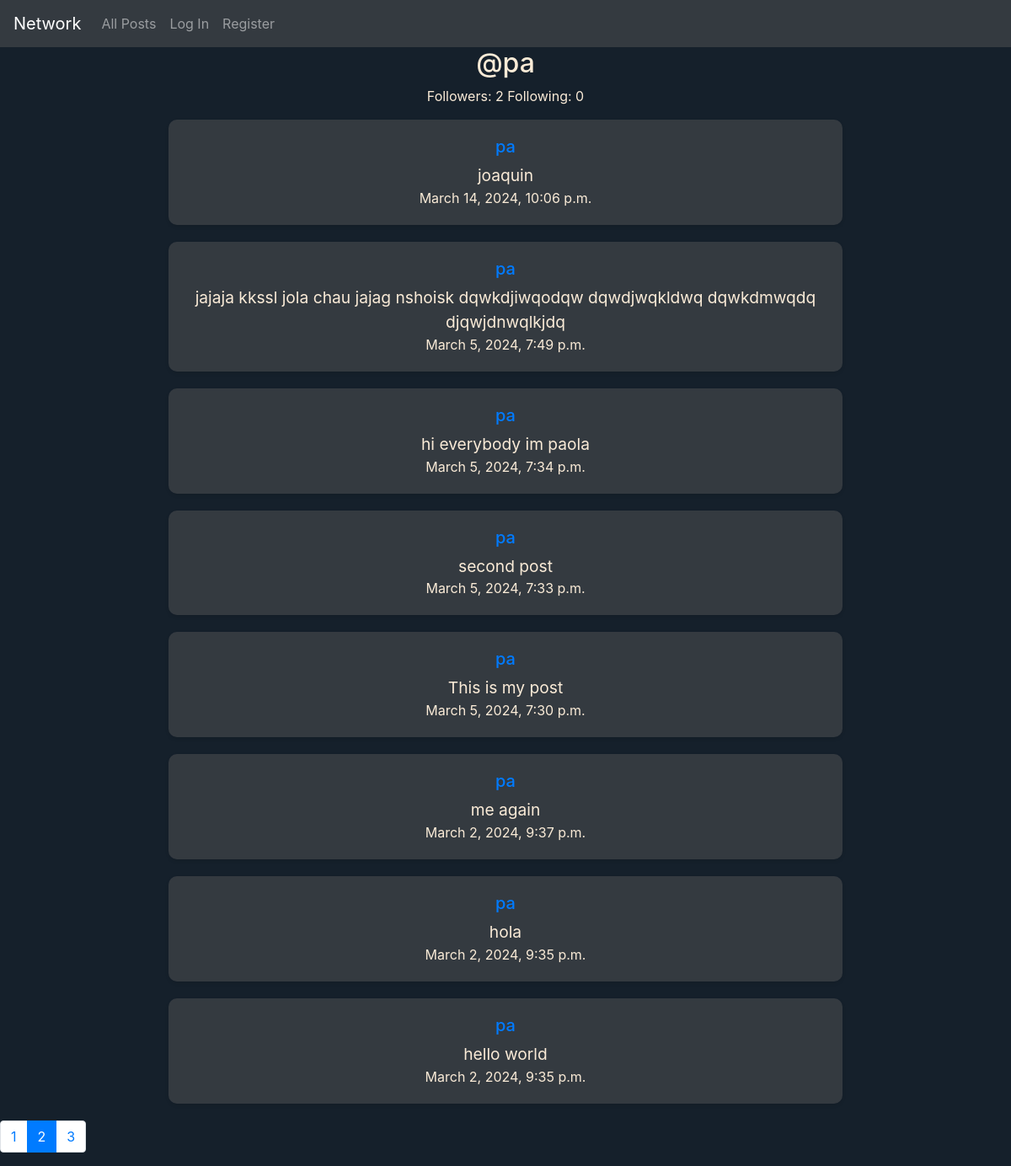
The app's page /profile/1 with its own data.
### network/models.py (models this page shows, shortened)
class User(AbstractUser):
    pass

class Post(models.Model):
    user = models.ForeignKey(User, on_delete=models.CASCADE)
    content = models.TextField(max_length=255)
    timestamp = models.DateTimeField(auto_now_add=True)

### network/views.py (the view)
# urls.py: path("profile/<int:id>", views.profile, name="profile"),
def profile(request, id):
    profileUser = User.objects.get(pk=id)
    posts = Post.objects.filter(user=profileUser).order_by('timestamp').reverse()
    paginator = Paginator(posts, 10) # Show 25 contacts per page.
    page_number = request.GET.get('page')
    page_obj = paginator.get_page(page_number)
    user = request.user
    liked_posts = set()
    if user.is_authenticated:
        liked_posts = set(Like.objects.filter(user=user).values_list('post_id', flat=True))
    if request.user.is_authenticated:
        follows = Follower.objects.filter(follower=request.user, followed_user=profileUser).exists()
    else:
        follows = None
    return render(request, "network/profile.html",{
        "profileUser": profileUser,
        "posts": posts,
        "follows": follows,
        "followers": len(profileUser.followers.all()),
        "following": len(profileUser.following.all()),
        'page_obj': page_obj,
        'liked_posts': liked_posts
    })

### network/templates/network/profile.html (shortened to what this page needs)
{% extends "network/layout.html" %}
{% block body %}
    <div class="profile">
        <h2>@{{ profileUser }}</h2>
        <p>Followers: {{followers}}  Following: {{following}}</p>
    {% for post in page_obj %}
    <div class="singlePost" data-post-id="{{ post.id }}">
        <a href="{% url 'profile' id=post.user.id %}"><h5>{{ post.user }}</h5></a>
        <div class="post-content">{{ post.content }}</div>
        {{ post.timestamp }} <br>
        </div>
    {% endfor %}
    <nav aria-label="...">
        <ul class="pagination">
            <li class="page-item"><a class="page-link" href="?page=1">1</a></li>
            <li class="page-item active" aria-current="page">
            <a class="page-link" href="?page=2">2 <span class="sr-only">(current)</span></a>
            </li>
            <li class="page-item"><a class="page-link" href="?page=3">3</a></li>
        </ul>
      </nav>
{% endblock %}

### network/static/network/styles.css (style rules this page uses)
.singlePost { text-align: center; color: antiquewhite; max-width: 800px; margin: 0 auto; padding: 20px; border-radius: 10px; box-shadow: 0 2px 4px rgba(0, 0, 0, 0.1); margin-bottom: 20px; background-color: #343a40; }
.post-content { font-size: larger; }
.profile { color: antiquewhite; }
.profile { text-align: center; }
body { background-color: #15202B; }

### records on screen
User: username "pa"
Post: user "pa", content "joaquin", timestamp "March 14, 2024, 10:06 p.m."
Post: user "pa", content "jajaja kkssl jola chau jajag nshoisk dqwkdjiwqodqw dqwdjwqkldwq dqwkdmwqdq djqwjdnwqlkjdq", timestamp "March 5, 2024, 7:49 p.m."
Post: user "pa", content "hi everybody im paola", timestamp "March 5, 2024, 7:34 p.m."
Post: user "pa", content "second post", timestamp "March 5, 2024, 7:33 p.m."
Post: user "pa", content "This is my post", timestamp "March 5, 2024, 7:30 p.m."
Post: user "pa", content "me again", timestamp "March 2, 2024, 9:37 p.m."
Post: user "pa", content "hola", timestamp "March 2, 2024, 9:35 p.m."
Post: user "pa", content "hello world", timestamp "March 2, 2024, 9:35 p.m."

### other values on screen
{{ followers }} "2"
{{ following }} "0"
